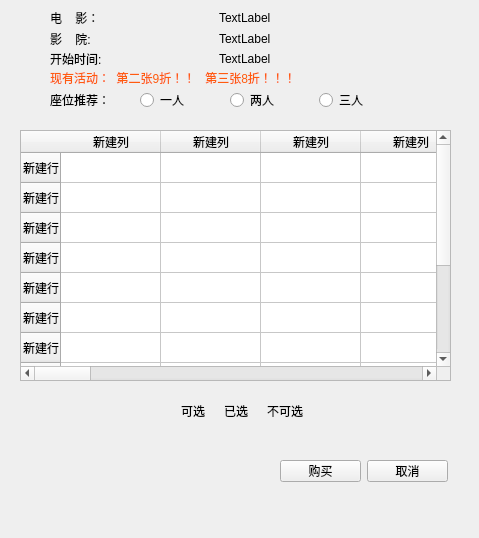
<?xml version="1.0" encoding="UTF-8"?>
<ui version="4.0">
 <class>SeatsSelect</class>
 <widget class="QWidget" name="SeatsSelect">
  <property name="geometry">
   <rect>
    <x>0</x>
    <y>0</y>
    <width>479</width>
    <height>538</height>
   </rect>
  </property>
  <property name="windowTitle">
   <string>Form</string>
  </property>
  <widget class="QTableWidget" name="tableWidget">
   <property name="geometry">
    <rect>
     <x>20</x>
     <y>130</y>
     <width>431</width>
     <height>251</height>
    </rect>
   </property>
   <row>
    <property name="text">
     <string>新建行</string>
    </property>
   </row>
   <row>
    <property name="text">
     <string>新建行</string>
    </property>
   </row>
   <row>
    <property name="text">
     <string>新建行</string>
    </property>
   </row>
   <row>
    <property name="text">
     <string>新建行</string>
    </property>
   </row>
   <row>
    <property name="text">
     <string>新建行</string>
    </property>
   </row>
   <row>
    <property name="text">
     <string>新建行</string>
    </property>
   </row>
   <row>
    <property name="text">
     <string>新建行</string>
    </property>
   </row>
   <row>
    <property name="text">
     <string>新建行</string>
    </property>
   </row>
   <row>
    <property name="text">
     <string>新建行</string>
    </property>
   </row>
   <row>
    <property name="text">
     <string>新建行</string>
    </property>
   </row>
   <row>
    <property name="text">
     <string>新建行</string>
    </property>
   </row>
   <row>
    <property name="text">
     <string>新建行</string>
    </property>
   </row>
   <column>
    <property name="text">
     <string>新建列</string>
    </property>
   </column>
   <column>
    <property name="text">
     <string>新建列</string>
    </property>
   </column>
   <column>
    <property name="text">
     <string>新建列</string>
    </property>
   </column>
   <column>
    <property name="text">
     <string>新建列</string>
    </property>
   </column>
   <column>
    <property name="text">
     <string>新建列</string>
    </property>
   </column>
   <column>
    <property name="text">
     <string>新建列</string>
    </property>
   </column>
   <column>
    <property name="text">
     <string>新建列</string>
    </property>
   </column>
   <column>
    <property name="text">
     <string>新建列</string>
    </property>
   </column>
   <column>
    <property name="text">
     <string>新建列</string>
    </property>
   </column>
   <column>
    <property name="text">
     <string>新建列</string>
    </property>
   </column>
   <column>
    <property name="text">
     <string>新建列</string>
    </property>
   </column>
   <column>
    <property name="text">
     <string>新建列</string>
    </property>
   </column>
   <column>
    <property name="text">
     <string>新建列</string>
    </property>
   </column>
   <column>
    <property name="text">
     <string>新建列</string>
    </property>
   </column>
   <column>
    <property name="text">
     <string>新建列</string>
    </property>
   </column>
   <column>
    <property name="text">
     <string>新建列</string>
    </property>
   </column>
   <column>
    <property name="text">
     <string>新建列</string>
    </property>
   </column>
   <column>
    <property name="text">
     <string>新建列</string>
    </property>
   </column>
   <column>
    <property name="text">
     <string>新建列</string>
    </property>
   </column>
   <column>
    <property name="text">
     <string>新建列</string>
    </property>
   </column>
   <column>
    <property name="text">
     <string>新建列</string>
    </property>
   </column>
  </widget>
  <widget class="QWidget" name="layoutWidget">
   <property name="geometry">
    <rect>
     <x>20</x>
     <y>400</y>
     <width>431</width>
     <height>22</height>
    </rect>
   </property>
   <layout class="QHBoxLayout" name="horizontalLayout_2">
    <item>
     <spacer name="horizontalSpacer_2">
      <property name="orientation">
       <enum>Qt::Horizontal</enum>
      </property>
      <property name="sizeHint" stdset="0">
       <size>
        <width>40</width>
        <height>20</height>
       </size>
      </property>
     </spacer>
    </item>
    <item>
     <spacer name="horizontalSpacer">
      <property name="orientation">
       <enum>Qt::Horizontal</enum>
      </property>
      <property name="sizeHint" stdset="0">
       <size>
        <width>40</width>
        <height>20</height>
       </size>
      </property>
     </spacer>
    </item>
    <item>
     <layout class="QHBoxLayout" name="horizontalLayout">
      <item>
       <widget class="QLabel" name="label_6">
        <property name="text">
         <string/>
        </property>
        <property name="pixmap">
         <pixmap resource="resourse/png.qrc">:/new/prefix1/avi1.png</pixmap>
        </property>
       </widget>
      </item>
      <item>
       <widget class="QLabel" name="label">
        <property name="text">
         <string>可选</string>
        </property>
       </widget>
      </item>
      <item>
       <widget class="QLabel" name="label_4">
        <property name="text">
         <string/>
        </property>
        <property name="pixmap">
         <pixmap resource="resourse/png.qrc">:/new/prefix1/chosen1.png</pixmap>
        </property>
       </widget>
      </item>
      <item>
       <widget class="QLabel" name="label_2">
        <property name="text">
         <string>已选</string>
        </property>
       </widget>
      </item>
      <item>
       <widget class="QLabel" name="label_5">
        <property name="text">
         <string/>
        </property>
        <property name="pixmap">
         <pixmap resource="resourse/png.qrc">:/new/prefix1/unuse1.png</pixmap>
        </property>
       </widget>
      </item>
      <item>
       <widget class="QLabel" name="label_3">
        <property name="text">
         <string>不可选</string>
        </property>
       </widget>
      </item>
     </layout>
    </item>
    <item>
     <spacer name="horizontalSpacer_3">
      <property name="orientation">
       <enum>Qt::Horizontal</enum>
      </property>
      <property name="sizeHint" stdset="0">
       <size>
        <width>40</width>
        <height>20</height>
       </size>
      </property>
     </spacer>
    </item>
    <item>
     <spacer name="horizontalSpacer_4">
      <property name="orientation">
       <enum>Qt::Horizontal</enum>
      </property>
      <property name="sizeHint" stdset="0">
       <size>
        <width>40</width>
        <height>20</height>
       </size>
      </property>
     </spacer>
    </item>
   </layout>
  </widget>
  <widget class="QWidget" name="layoutWidget">
   <property name="geometry">
    <rect>
     <x>280</x>
     <y>460</y>
     <width>168</width>
     <height>22</height>
    </rect>
   </property>
   <layout class="QHBoxLayout" name="horizontalLayout_3">
    <item>
     <widget class="QPushButton" name="pushButton_puchase">
      <property name="text">
       <string>购买</string>
      </property>
     </widget>
    </item>
    <item>
     <widget class="QPushButton" name="pushButton_cancel">
      <property name="text">
       <string>取消</string>
      </property>
     </widget>
    </item>
   </layout>
  </widget>
  <widget class="QWidget" name="layoutWidget">
   <property name="geometry">
    <rect>
     <x>50</x>
     <y>10</y>
     <width>331</width>
     <height>56</height>
    </rect>
   </property>
   <layout class="QVBoxLayout" name="verticalLayout">
    <item>
     <layout class="QHBoxLayout" name="horizontalLayout_4">
      <item>
       <widget class="QLabel" name="label_7">
        <property name="text">
         <string>电    影：</string>
        </property>
       </widget>
      </item>
      <item>
       <widget class="QLabel" name="label_movieName">
        <property name="text">
         <string>TextLabel</string>
        </property>
       </widget>
      </item>
     </layout>
    </item>
    <item>
     <layout class="QHBoxLayout" name="horizontalLayout_5">
      <item>
       <widget class="QLabel" name="label_9">
        <property name="text">
         <string>影    院:</string>
        </property>
       </widget>
      </item>
      <item>
       <widget class="QLabel" name="label_cinema">
        <property name="text">
         <string>TextLabel</string>
        </property>
       </widget>
      </item>
     </layout>
    </item>
    <item>
     <layout class="QHBoxLayout" name="horizontalLayout_6">
      <item>
       <widget class="QLabel" name="label_11">
        <property name="text">
         <string>开始时间:</string>
        </property>
       </widget>
      </item>
      <item>
       <widget class="QLabel" name="label_startTime">
        <property name="text">
         <string>TextLabel</string>
        </property>
       </widget>
      </item>
     </layout>
    </item>
   </layout>
  </widget>
  <widget class="QWidget" name="layoutWidget">
   <property name="geometry">
    <rect>
     <x>50</x>
     <y>90</y>
     <width>353</width>
     <height>20</height>
    </rect>
   </property>
   <layout class="QHBoxLayout" name="horizontalLayout_7">
    <item>
     <widget class="QLabel" name="label_8">
      <property name="text">
       <string>座位推荐：</string>
      </property>
     </widget>
    </item>
    <item>
     <widget class="QRadioButton" name="radioButton_one">
      <property name="text">
       <string>一人</string>
      </property>
     </widget>
    </item>
    <item>
     <widget class="QRadioButton" name="radioButton_two">
      <property name="text">
       <string>两人</string>
      </property>
     </widget>
    </item>
    <item>
     <widget class="QRadioButton" name="radioButton_three">
      <property name="text">
       <string>三人</string>
      </property>
     </widget>
    </item>
   </layout>
  </widget>
  <widget class="QLabel" name="label_disInfo">
   <property name="geometry">
    <rect>
     <x>50</x>
     <y>70</y>
     <width>321</width>
     <height>16</height>
    </rect>
   </property>
   <property name="styleSheet">
    <string notr="true">color: rgb(255, 91, 15);</string>
   </property>
   <property name="text">
    <string>现有活动：  第二张9折！！   第三张8折！！！</string>
   </property>
  </widget>
 </widget>
 <resources>
  <include location="resourse/png.qrc"/>
 </resources>
 <connections>
  <connection>
   <sender>pushButton_cancel</sender>
   <signal>clicked()</signal>
   <receiver>SeatsSelect</receiver>
   <slot>close()</slot>
   <hints>
    <hint type="sourcelabel">
     <x>426</x>
     <y>350</y>
    </hint>
    <hint type="destinationlabel">
     <x>260</x>
     <y>213</y>
    </hint>
   </hints>
  </connection>
 </connections>
</ui>
